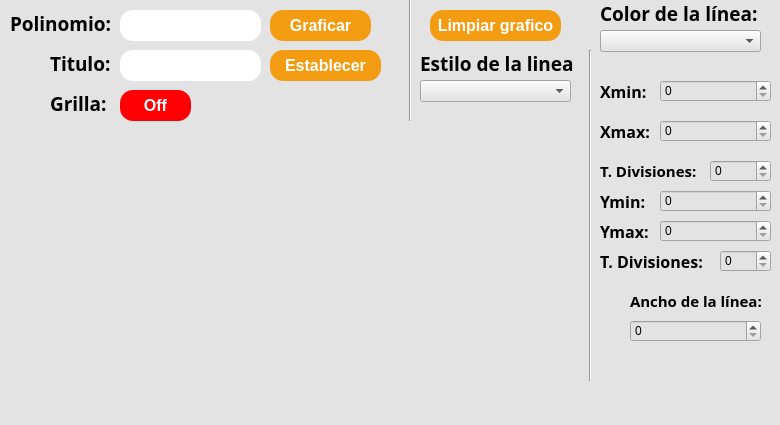
<?xml version="1.0" encoding="UTF-8"?>
<ui version="4.0">
 <class>MainWindow</class>
 <widget class="QMainWindow" name="MainWindow">
  <property name="geometry">
   <rect>
    <x>0</x>
    <y>0</y>
    <width>780</width>
    <height>425</height>
   </rect>
  </property>
  <property name="windowTitle">
   <string>MainWindow</string>
  </property>
  <property name="styleSheet">
   <string notr="true">background-color: rgb(227, 227, 227);</string>
  </property>
  <widget class="QWidget" name="centralwidget">
   <widget class="QLabel" name="label">
    <property name="geometry">
     <rect>
      <x>10</x>
      <y>10</y>
      <width>111</width>
      <height>21</height>
     </rect>
    </property>
    <property name="font">
     <font>
      <family>Rockwell</family>
     </font>
    </property>
    <property name="text">
     <string>&lt;html&gt;&lt;head/&gt;&lt;body&gt;&lt;p&gt;&lt;span style=&quot; font-size:14pt; font-weight:600;&quot;&gt;Polinomio:&lt;/span&gt;&lt;/p&gt;&lt;/body&gt;&lt;/html&gt;</string>
    </property>
   </widget>
   <widget class="QLineEdit" name="txt_edad">
    <property name="geometry">
     <rect>
      <x>120</x>
      <y>10</y>
      <width>141</width>
      <height>31</height>
     </rect>
    </property>
    <property name="font">
     <font>
      <pointsize>14</pointsize>
     </font>
    </property>
    <property name="styleSheet">
     <string notr="true">background-color: rgb(255, 255, 255);
border-radius:13px;</string>
    </property>
    <property name="text">
     <string/>
    </property>
   </widget>
   <widget class="QPushButton" name="btn_graficar">
    <property name="geometry">
     <rect>
      <x>270</x>
      <y>10</y>
      <width>101</width>
      <height>31</height>
     </rect>
    </property>
    <property name="font">
     <font>
      <pointsize>12</pointsize>
      <weight>75</weight>
      <bold>true</bold>
     </font>
    </property>
    <property name="styleSheet">
     <string notr="true">background-color: #F39C12;
border-radius:13px;
color: rgb(255, 255, 255);</string>
    </property>
    <property name="text">
     <string>Graficar</string>
    </property>
   </widget>
   <widget class="QPushButton" name="btn_grilla">
    <property name="geometry">
     <rect>
      <x>120</x>
      <y>90</y>
      <width>71</width>
      <height>31</height>
     </rect>
    </property>
    <property name="font">
     <font>
      <pointsize>12</pointsize>
      <weight>75</weight>
      <bold>true</bold>
     </font>
    </property>
    <property name="styleSheet">
     <string notr="true">color: rgb(255, 255, 255);
background-color: rgb(255, 0, 4);
border-radius:13px;
</string>
    </property>
    <property name="text">
     <string>Off</string>
    </property>
   </widget>
   <widget class="QLabel" name="label_2">
    <property name="geometry">
     <rect>
      <x>50</x>
      <y>50</y>
      <width>71</width>
      <height>21</height>
     </rect>
    </property>
    <property name="font">
     <font>
      <family>Rockwell</family>
     </font>
    </property>
    <property name="text">
     <string>&lt;html&gt;&lt;head/&gt;&lt;body&gt;&lt;p&gt;&lt;span style=&quot; font-size:14pt; font-weight:600;&quot;&gt;Titulo:&lt;/span&gt;&lt;/p&gt;&lt;/body&gt;&lt;/html&gt;</string>
    </property>
   </widget>
   <widget class="QLineEdit" name="txt_edad_2">
    <property name="geometry">
     <rect>
      <x>120</x>
      <y>50</y>
      <width>141</width>
      <height>31</height>
     </rect>
    </property>
    <property name="font">
     <font>
      <pointsize>14</pointsize>
     </font>
    </property>
    <property name="styleSheet">
     <string notr="true">background-color: rgb(255, 255, 255);
border-radius:13px;</string>
    </property>
    <property name="text">
     <string/>
    </property>
   </widget>
   <widget class="QPushButton" name="btn_titulo">
    <property name="geometry">
     <rect>
      <x>270</x>
      <y>50</y>
      <width>111</width>
      <height>31</height>
     </rect>
    </property>
    <property name="font">
     <font>
      <pointsize>12</pointsize>
      <weight>75</weight>
      <bold>true</bold>
     </font>
    </property>
    <property name="styleSheet">
     <string notr="true">background-color: #F39C12;
border-radius:13px;
color: rgb(255, 255, 255);</string>
    </property>
    <property name="text">
     <string>Establecer</string>
    </property>
   </widget>
   <widget class="Line" name="line">
    <property name="geometry">
     <rect>
      <x>400</x>
      <y>-10</y>
      <width>20</width>
      <height>131</height>
     </rect>
    </property>
    <property name="orientation">
     <enum>Qt::Vertical</enum>
    </property>
   </widget>
   <widget class="QPushButton" name="btn_limpiar">
    <property name="geometry">
     <rect>
      <x>430</x>
      <y>10</y>
      <width>131</width>
      <height>31</height>
     </rect>
    </property>
    <property name="font">
     <font>
      <pointsize>12</pointsize>
      <weight>75</weight>
      <bold>true</bold>
     </font>
    </property>
    <property name="styleSheet">
     <string notr="true">background-color: #F39C12;
border-radius:13px;
color: rgb(255, 255, 255);</string>
    </property>
    <property name="text">
     <string>Limpiar grafico</string>
    </property>
   </widget>
   <widget class="QLabel" name="label_3">
    <property name="geometry">
     <rect>
      <x>420</x>
      <y>50</y>
      <width>171</width>
      <height>21</height>
     </rect>
    </property>
    <property name="font">
     <font>
      <family>Rockwell</family>
     </font>
    </property>
    <property name="text">
     <string>&lt;html&gt;&lt;head/&gt;&lt;body&gt;&lt;p&gt;&lt;span style=&quot; font-size:14pt; font-weight:600;&quot;&gt;Estilo de la linea&lt;/span&gt;&lt;/p&gt;&lt;/body&gt;&lt;/html&gt;</string>
    </property>
   </widget>
   <widget class="QLabel" name="label_4">
    <property name="geometry">
     <rect>
      <x>50</x>
      <y>90</y>
      <width>61</width>
      <height>21</height>
     </rect>
    </property>
    <property name="font">
     <font>
      <family>Rockwell</family>
     </font>
    </property>
    <property name="text">
     <string>&lt;html&gt;&lt;head/&gt;&lt;body&gt;&lt;p&gt;&lt;span style=&quot; font-size:14pt; font-weight:600;&quot;&gt;Grilla:&lt;/span&gt;&lt;/p&gt;&lt;/body&gt;&lt;/html&gt;</string>
    </property>
   </widget>
   <widget class="QLabel" name="label_5">
    <property name="geometry">
     <rect>
      <x>600</x>
      <y>0</y>
      <width>171</width>
      <height>21</height>
     </rect>
    </property>
    <property name="font">
     <font>
      <family>Rockwell</family>
     </font>
    </property>
    <property name="text">
     <string>&lt;html&gt;&lt;head/&gt;&lt;body&gt;&lt;p&gt;&lt;span style=&quot; font-size:14pt; font-weight:600;&quot;&gt;Color de la línea:&lt;/span&gt;&lt;/p&gt;&lt;/body&gt;&lt;/html&gt;</string>
    </property>
   </widget>
   <widget class="Line" name="line_2">
    <property name="geometry">
     <rect>
      <x>580</x>
      <y>50</y>
      <width>20</width>
      <height>331</height>
     </rect>
    </property>
    <property name="orientation">
     <enum>Qt::Vertical</enum>
    </property>
   </widget>
   <widget class="QWidget" name="verticalLayoutWidget">
    <property name="geometry">
     <rect>
      <x>10</x>
      <y>140</y>
      <width>561</width>
      <height>241</height>
     </rect>
    </property>
    <layout class="QVBoxLayout" name="verticalLayout"/>
   </widget>
   <widget class="QSpinBox" name="sp_Xmin">
    <property name="geometry">
     <rect>
      <x>660</x>
      <y>80</y>
      <width>111</width>
      <height>22</height>
     </rect>
    </property>
   </widget>
   <widget class="QLabel" name="label_6">
    <property name="geometry">
     <rect>
      <x>600</x>
      <y>80</y>
      <width>51</width>
      <height>21</height>
     </rect>
    </property>
    <property name="font">
     <font>
      <family>Rockwell</family>
     </font>
    </property>
    <property name="text">
     <string>&lt;html&gt;&lt;head/&gt;&lt;body&gt;&lt;p&gt;&lt;span style=&quot; font-size:12pt; font-weight:600;&quot;&gt;Xmin:&lt;/span&gt;&lt;/p&gt;&lt;/body&gt;&lt;/html&gt;</string>
    </property>
   </widget>
   <widget class="QLabel" name="label_7">
    <property name="geometry">
     <rect>
      <x>600</x>
      <y>120</y>
      <width>51</width>
      <height>21</height>
     </rect>
    </property>
    <property name="font">
     <font>
      <family>Rockwell</family>
     </font>
    </property>
    <property name="text">
     <string>&lt;html&gt;&lt;head/&gt;&lt;body&gt;&lt;p&gt;&lt;span style=&quot; font-size:12pt; font-weight:600;&quot;&gt;Xmax:&lt;/span&gt;&lt;/p&gt;&lt;/body&gt;&lt;/html&gt;</string>
    </property>
   </widget>
   <widget class="QLabel" name="label_8">
    <property name="geometry">
     <rect>
      <x>600</x>
      <y>160</y>
      <width>111</width>
      <height>21</height>
     </rect>
    </property>
    <property name="font">
     <font>
      <family>Rockwell</family>
     </font>
    </property>
    <property name="text">
     <string>&lt;html&gt;&lt;head/&gt;&lt;body&gt;&lt;p&gt;&lt;span style=&quot; font-size:11pt; font-weight:600;&quot;&gt;T. Divisiones:&lt;/span&gt;&lt;/p&gt;&lt;/body&gt;&lt;/html&gt;</string>
    </property>
   </widget>
   <widget class="QLabel" name="label_9">
    <property name="geometry">
     <rect>
      <x>600</x>
      <y>190</y>
      <width>71</width>
      <height>21</height>
     </rect>
    </property>
    <property name="font">
     <font>
      <family>Rockwell</family>
     </font>
    </property>
    <property name="text">
     <string>&lt;html&gt;&lt;head/&gt;&lt;body&gt;&lt;p&gt;&lt;span style=&quot; font-size:12pt; font-weight:600;&quot;&gt;Ymin:&lt;/span&gt;&lt;/p&gt;&lt;/body&gt;&lt;/html&gt;</string>
    </property>
   </widget>
   <widget class="QLabel" name="label_10">
    <property name="geometry">
     <rect>
      <x>600</x>
      <y>220</y>
      <width>71</width>
      <height>21</height>
     </rect>
    </property>
    <property name="font">
     <font>
      <family>Rockwell</family>
     </font>
    </property>
    <property name="text">
     <string>&lt;html&gt;&lt;head/&gt;&lt;body&gt;&lt;p&gt;&lt;span style=&quot; font-size:12pt; font-weight:600;&quot;&gt;Ymax:&lt;/span&gt;&lt;/p&gt;&lt;/body&gt;&lt;/html&gt;</string>
    </property>
   </widget>
   <widget class="QLabel" name="label_11">
    <property name="geometry">
     <rect>
      <x>600</x>
      <y>250</y>
      <width>141</width>
      <height>21</height>
     </rect>
    </property>
    <property name="font">
     <font>
      <family>Rockwell</family>
     </font>
    </property>
    <property name="text">
     <string>&lt;html&gt;&lt;head/&gt;&lt;body&gt;&lt;p&gt;&lt;span style=&quot; font-size:12pt; font-weight:600;&quot;&gt;T. Divisiones:&lt;/span&gt;&lt;/p&gt;&lt;/body&gt;&lt;/html&gt;</string>
    </property>
   </widget>
   <widget class="QSpinBox" name="sp_Xmax">
    <property name="geometry">
     <rect>
      <x>660</x>
      <y>120</y>
      <width>111</width>
      <height>22</height>
     </rect>
    </property>
   </widget>
   <widget class="QSpinBox" name="sp_divisionesX">
    <property name="geometry">
     <rect>
      <x>710</x>
      <y>160</y>
      <width>61</width>
      <height>22</height>
     </rect>
    </property>
   </widget>
   <widget class="QLabel" name="label_12">
    <property name="geometry">
     <rect>
      <x>630</x>
      <y>290</y>
      <width>141</width>
      <height>21</height>
     </rect>
    </property>
    <property name="font">
     <font>
      <family>Rockwell</family>
     </font>
    </property>
    <property name="text">
     <string>&lt;html&gt;&lt;head/&gt;&lt;body&gt;&lt;p&gt;&lt;span style=&quot; font-size:11pt; font-weight:600;&quot;&gt;Ancho de la línea:&lt;/span&gt;&lt;/p&gt;&lt;/body&gt;&lt;/html&gt;</string>
    </property>
   </widget>
   <widget class="QSpinBox" name="sp_anchoLinea">
    <property name="geometry">
     <rect>
      <x>630</x>
      <y>320</y>
      <width>131</width>
      <height>22</height>
     </rect>
    </property>
   </widget>
   <widget class="QSpinBox" name="sp_Ymin">
    <property name="geometry">
     <rect>
      <x>660</x>
      <y>190</y>
      <width>111</width>
      <height>22</height>
     </rect>
    </property>
   </widget>
   <widget class="QSpinBox" name="sp_Ymax">
    <property name="geometry">
     <rect>
      <x>660</x>
      <y>220</y>
      <width>111</width>
      <height>22</height>
     </rect>
    </property>
   </widget>
   <widget class="QSpinBox" name="sp_divisionesY">
    <property name="geometry">
     <rect>
      <x>720</x>
      <y>250</y>
      <width>51</width>
      <height>22</height>
     </rect>
    </property>
   </widget>
   <widget class="QComboBox" name="cb_estiloLinea">
    <property name="geometry">
     <rect>
      <x>420</x>
      <y>80</y>
      <width>151</width>
      <height>22</height>
     </rect>
    </property>
   </widget>
   <widget class="QComboBox" name="cb_ColorLinea">
    <property name="geometry">
     <rect>
      <x>600</x>
      <y>30</y>
      <width>161</width>
      <height>22</height>
     </rect>
    </property>
   </widget>
  </widget>
  <widget class="QMenuBar" name="menubar">
   <property name="geometry">
    <rect>
     <x>0</x>
     <y>0</y>
     <width>780</width>
     <height>21</height>
    </rect>
   </property>
  </widget>
  <widget class="QStatusBar" name="statusbar"/>
 </widget>
 <resources>
  <include location="../Archivos/Recursos.qrc"/>
 </resources>
 <connections/>
</ui>
